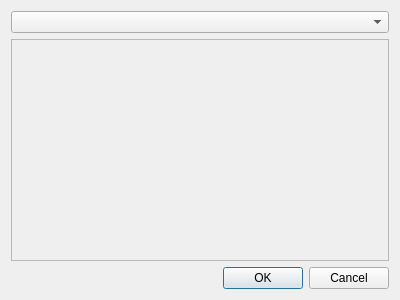
<?xml version="1.0" encoding="UTF-8"?>
<ui version="4.0">
 <class>SceneListDialog</class>
 <widget class="QDialog" name="SceneListDialog">
  <property name="geometry">
   <rect>
    <x>0</x>
    <y>0</y>
    <width>400</width>
    <height>300</height>
   </rect>
  </property>
  <property name="windowTitle">
   <string>Dialog</string>
  </property>
  <layout class="QVBoxLayout" name="verticalLayout_5">
   <item>
    <layout class="QVBoxLayout" name="verticalLayout_4">
     <item>
      <layout class="QVBoxLayout" name="verticalLayout">
       <item>
        <widget class="QComboBox" name="plotlineSelection"/>
       </item>
       <item>
        <widget class="QScrollArea" name="sceneScrollArea">
         <property name="widgetResizable">
          <bool>true</bool>
         </property>
         <widget class="QWidget" name="scrollAreaWidgetContents">
          <property name="geometry">
           <rect>
            <x>0</x>
            <y>0</y>
            <width>376</width>
            <height>210</height>
           </rect>
          </property>
          <layout class="QVBoxLayout" name="verticalLayout_3">
           <item>
            <layout class="QVBoxLayout" name="sceneList"/>
           </item>
          </layout>
         </widget>
        </widget>
       </item>
      </layout>
     </item>
     <item>
      <widget class="QDialogButtonBox" name="buttonBox">
       <property name="orientation">
        <enum>Qt::Horizontal</enum>
       </property>
       <property name="standardButtons">
        <set>QDialogButtonBox::Cancel|QDialogButtonBox::Ok</set>
       </property>
      </widget>
     </item>
    </layout>
   </item>
  </layout>
 </widget>
 <resources/>
 <connections>
  <connection>
   <sender>buttonBox</sender>
   <signal>accepted()</signal>
   <receiver>SceneListDialog</receiver>
   <slot>accept()</slot>
   <hints>
    <hint type="sourcelabel">
     <x>248</x>
     <y>254</y>
    </hint>
    <hint type="destinationlabel">
     <x>157</x>
     <y>274</y>
    </hint>
   </hints>
  </connection>
  <connection>
   <sender>buttonBox</sender>
   <signal>rejected()</signal>
   <receiver>SceneListDialog</receiver>
   <slot>reject()</slot>
   <hints>
    <hint type="sourcelabel">
     <x>316</x>
     <y>260</y>
    </hint>
    <hint type="destinationlabel">
     <x>286</x>
     <y>274</y>
    </hint>
   </hints>
  </connection>
 </connections>
</ui>
